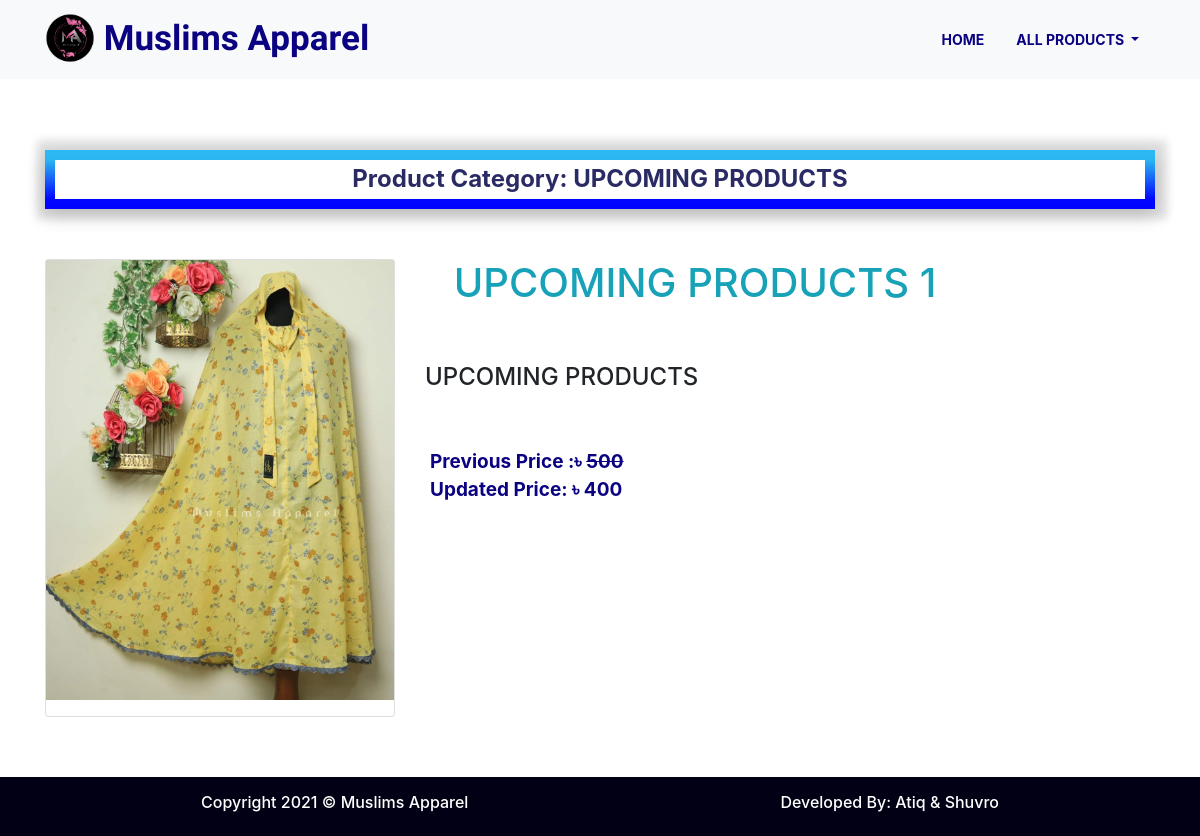
Page /single-product/1 on the committed database.
### product_app/models.py (models this page shows, shortened)
class Product(models.Model):
    CATEGORY = (
        ('UPCOMING PRODUCTS', 'UPCOMING PRODUCTS'),
        ('ORGANIC FOOD', 'ORGANIC FOOD'),
        ('MOST DEMANDABLE PRODUCTS', 'MOST DEMANDABLE PRODUCTS'),
        ('KHILMAR', 'KHILMAR'),
        ('JILBAB', 'JILBAB'),
        ('ABAYA/BORKA', 'ABAYA/BORKA'),
        ('LINEN', 'LINEN'),
        ('COTTON', 'COTTON'),
        ('CAPE', 'CAPE'),
        ('NIQAB', 'NIQAB'),
        ('HAND GLOVES & SOCKS', 'HAND GLOVES & SOCKS'),
        ('SUNNAH ITEM', 'SUNNAH ITEM'),
    )
    name = models.CharField(max_length=50)
    description = models.TextField()
    pro_img = models.ImageField(upload_to='product_images', help_text=mark_safe('<h2 style="color: #008CBA;">Images size must be height: 1200px and width: 1486px format.</h2>'))  # size must be ato ato pixel)
    price = models.CharField(max_length=10)
    updated_price = models.CharField(max_length=10, blank=True, null=True)
    category = models.CharField(max_length=200, choices=CATEGORY, default=CATEGORY[0])

### product_app/views.py (the view)
# urls.py: path('single-product/<int:product_id>', views.SinglepProductView.as_view(), name='single_product'),
class SinglepProductView(TemplateView):
    template_name = 'product-single.html'
    def get_context_data(self, product_id, **kwargs):
        context = super().get_context_data(**kwargs)
        context['product'] = Product.objects.filter(id=product_id).first()
        return context

### templates/product-single.html (shortened to what this page needs)
{% extends 'main2.html' %}
{% load static %}
{% block content %}
    <section class="collection all-product">
        <div class="container">
            <h4 class="section-header text-center product-header">Product Category:  {{ product.category }}</h4>
            <div class="row">
                <div class="single-card  col-md-4 col-sm-6 col-6">
                    <div class="card">
                        <img src="{{ product.pro_img.url }}" class="img-fluid mb-3" alt="">
                    </div>
                </div>
                <div class="col-6">
                    <h1 class="text-info text-center">{{ product.name }}</h1>
                    <br><br>
                    <h4 class="text-left">{{ product.description }}</h4>
                    <br><br>
                    {% if product.updated_price %}
                        <p><small>
                            <span>Previous Price :৳
                            <del>{{ product.price }}</del></span>
                            <br>
                            <span>Updated Price:  ৳ {{ product.updated_price }}</span>
                        </small></p>
                    {% else %}
                        <p><small>
                            <span>Price: ৳ {{ product.price }}</span>
                        </small></p>
                    {% endif %}
                </div>
            </div>
        </div>
    </section>
{% endblock %}

### static/css/style.css (style rules this page uses)
html, body { overflow-x: hidden; }
.section-header { border: 10px solid; border-image: linear-gradient(180deg, rgb(44, 185, 241), rgb(0, 4, 255)); border-image-slice: 1; color: #2a2a65; font-weight: 700; padding-top: 5px; padding-bottom: 5px; margin-bottom: 20px; transition: width 1s, height 1s, transform 3s; box-shadow: 2px 0px 8px 10px rgb(26 26 27 / 13%), 0 6px 20px 0 rgb(0 0 0 / 19%); }
.collection span { color: #0a0280; font-size: 19px; font-weight: 700; padding-left: 5px; }
.single-card { margin-bottom: 10px; }
.single-card { position: relative; }

### static/css/product.css (style rules this page uses)
.all-product { margin-top: 150px; margin-bottom: 50px; }
.product-header { margin-bottom: 50px; }

### rows in the picture
Product: category "UPCOMING PRODUCTS", pro_img (picture), name "UPCOMING PRODUCTS 1", description "UPCOMING PRODUCTS", price "500", updated_price "400"
